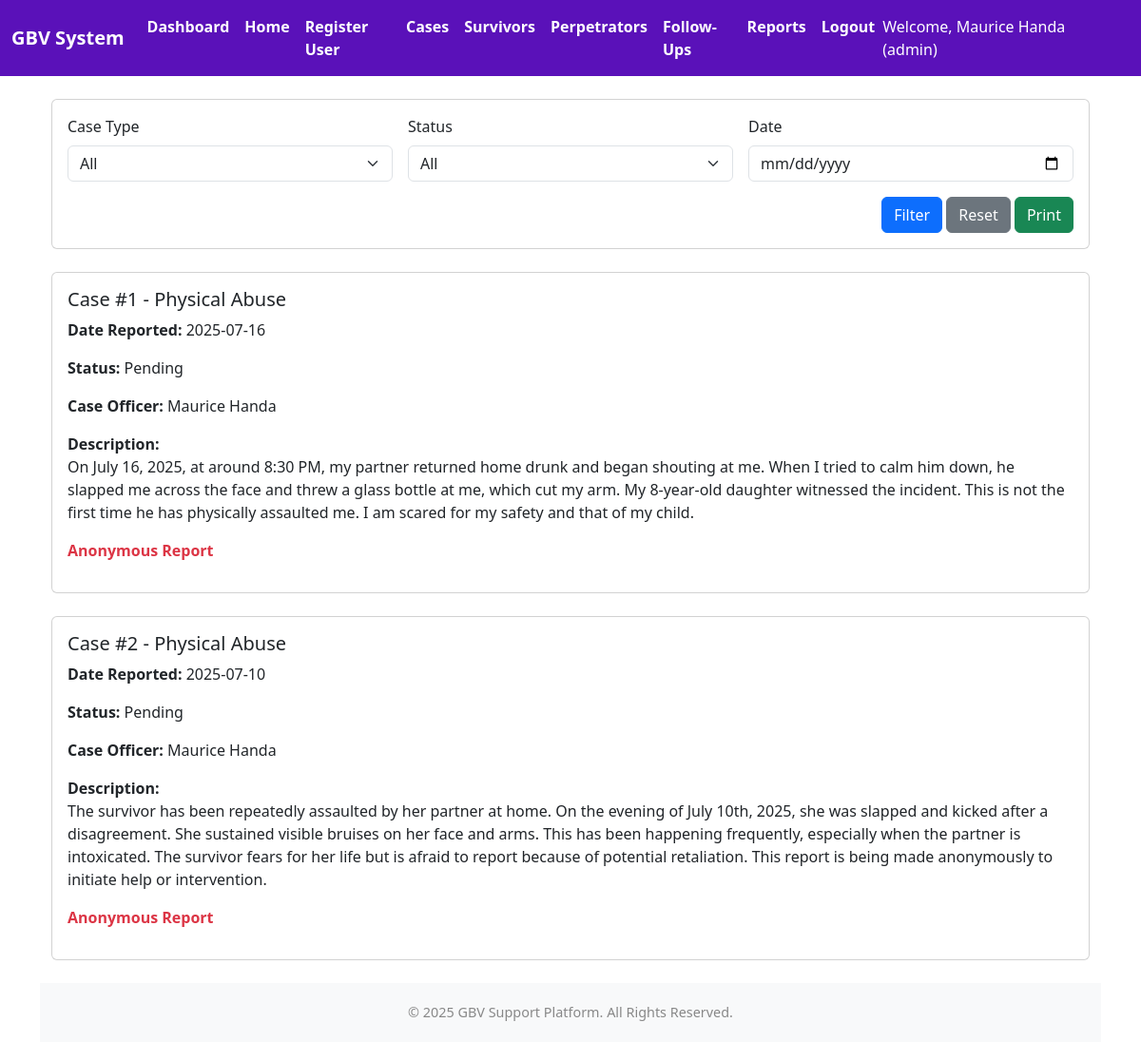
/reports.php (signed in), run on the app's committed database.
### tables this page shows
CREATE TABLE `cases` (
  `case_id` int(11) NOT NULL,
  `incident_type` varchar(255) DEFAULT NULL,
  `location` varchar(255) DEFAULT NULL,
  `case_date` date DEFAULT NULL,
  `description` text DEFAULT NULL,
  `status` enum('Pending','Ongoing','Resolved') DEFAULT 'Pending',
  `survivor_id` int(11) DEFAULT NULL,
  `perpetrator_id` int(11) DEFAULT NULL,
  `case_type_id` int(11) DEFAULT NULL,
  `reported_by` int(11) DEFAULT NULL,
  `created_at` timestamp NOT NULL DEFAULT current_timestamp()
);

CREATE TABLE `case_types` (
  `case_type_id` int(11) NOT NULL,
  `type_name` varchar(100) NOT NULL,
  `description` text DEFAULT NULL
);

CREATE TABLE `users` (
  `user_id` int(11) NOT NULL,
  `full_name` varchar(100) NOT NULL,
  `email` varchar(100) NOT NULL,
  `password_hashed` varchar(255) NOT NULL,
  `role` enum('admin','case_worker','report_viewer') NOT NULL,
  `created_at` timestamp NOT NULL DEFAULT current_timestamp()
);

### reports.php (the view, shortened to what this page needs)
<?php
require_once 'config.php';
include 'header.php';
echo '<div class="container mt-4">';
echo '
<div class="card mb-4">
    <div class="card-body">
        <form method="GET" class="row g-3">
            <div class="col-md-4">
                <label for="case_type" class="form-label">Case Type</label>
                <select name="case_type" id="case_type" class="form-select">
                    <option value="">All</option>';
                echo '</select>
            </div>
            <div class="col-md-4">
                <label for="status" class="form-label">Status</label>
                <select name="status" id="status" class="form-select">
                    <option value="">All</option>
                    <option value="Open" ' . (isset($_GET['status']) && $_GET['status'] == 'Open' ? 'selected' : '') . '>Open</option>
                    <option value="Pending" ' . (isset($_GET['status']) && $_GET['status'] == 'Pending' ? 'selected' : '') . '>Pending</option>
                    <option value="Resolved" ' . (isset($_GET['status']) && $_GET['status'] == 'Resolved' ? 'selected' : '') . '>Resolved</option>
                </select>
            </div>
            <div class="col-md-4">
                <label for="date" class="form-label">Date</label>
                <input type="date" name="date" id="date" class="form-control" value="' . ($_GET['date'] ?? '') . '">
            </div>
            <div class="col-12 text-end">
                <button class="btn btn-primary">Filter</button>
                <a href="reports.php" class="btn btn-secondary">Reset</a>
                <button onclick="window.print()" class="btn btn-success">Print</button>
            </div>
        </form>
    </div>
</div>';
$conditions = [];
$whereSQL = count($conditions) > 0 ? "WHERE " . implode(" AND ", $conditions) : "";
$sql = "
    SELECT
        c.*, ct.type_name,
        u.full_name AS officer_name,
        s.full_name AS survivor_name, s.age AS survivor_age, s.phone AS survivor_phone, s.address AS survivor_address,
        p.full_name AS perpetrator_name, p.age AS perpetrator_age, p.phone AS perpetrator_phone, p.relationship_to_survivor
    FROM cases c
    LEFT JOIN case_types ct ON c.case_type_id = ct.case_type_id
    LEFT JOIN users u ON c.reported_by = u.user_id
    LEFT JOIN survivors s ON c.survivor_id = s.survivor_id
    LEFT JOIN perpetrators p ON c.perpetrator_id = p.perpetrator_id
    $whereSQL
    ORDER BY c.case_date DESC
";
$result = $conn->query($sql) or die("SQL Error: " . $conn->error);
if ($result && $result->num_rows > 0) {
    while ($row = $result->fetch_assoc()) {
        echo '
        <div class="card mb-4 p-3" style="page-break-inside: avoid;">
            <h5 class="card-title">Case #' . htmlspecialchars($row['case_id']) . ' - ' . htmlspecialchars($row['type_name']) . '</h5>
            <p><strong>Date Reported:</strong> ' . htmlspecialchars($row['case_date']) . '</p>
            <p><strong>Status:</strong> ' . htmlspecialchars($row['status']) . '</p>
            <p><strong>Case Officer:</strong> ' . htmlspecialchars($row['officer_name']) . '</p>
            <p><strong>Description:</strong><br>' . nl2br(htmlspecialchars($row['description'])) . '</p>';
        if (!empty($row['survivor_name'])) {
            echo '
            <hr>
            <h6>Survivor Details</h6>
            <p><strong>Name:</strong> ' . htmlspecialchars($row['survivor_name']) . '</p>
            <p><strong>Age:</strong> ' . htmlspecialchars($row['survivor_age']) . '</p>
            <p><strong>Phone:</strong> ' . htmlspecialchars($row['survivor_phone']) . '</p>
            <p><strong>Address:</strong> ' . htmlspecialchars($row['survivor_address']) . '</p>';
        } else {
            echo '<p class="text-danger"><strong>Anonymous Report</strong></p>';
        }
        echo '</div>';
    }
} else {
    echo '<div class="alert alert-warning">No matching case records found.</div>';
}
echo '</div>';
include 'footer.php';
?>

### data on the page
cases: case_id "1", case_type.type_name "Physical Abuse", case_date "2025-07-16", status "Pending", reported_by.full_name "Maurice Handa", description "On July 16, 2025, at around 8:30 PM, my partner returned home drunk and began shouting at me. When I tried to calm him down, he slapped me across the face and threw a glass bottle at me, which cut my arm. My 8-year-old daughter witnessed the incident. This is not the first time he has physically assaulted me. I am scared for my safety and that of my child."
cases: case_id "2", case_type.type_name "Physical Abuse", case_date "2025-07-10", status "Pending", reported_by.full_name "Maurice Handa", description "The survivor has been repeatedly assaulted by her partner at home. On the evening of July 10th, 2025, she was slapped and kicked after a disagreement. She sustained visible bruises on her face and arms. This has been happening frequently, especially when the partner is intoxicated. The survivor fears for her life but is afraid to report because of potential retaliation. This report is being made anonymously to initiate help or intervention."

### other printed values
$_SESSION['full_name'] "Maurice Handa"
$role "admin"
